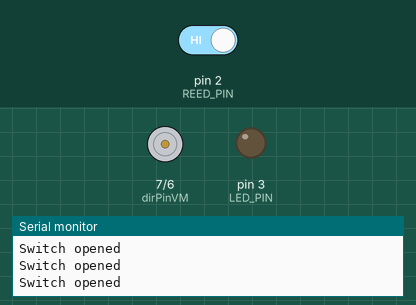
Recording of a sketch running on a simulated Arduino Uno, built with avr-gcc and run on an emulated ATmega328P. Shown: direction and speed pins drawn as motors (green arrow = direction pin HIGH = forward, orange = LOW = backward, longer = more drive), output pins drawn as LEDs (lit = HIGH), the last lines printed to the serial monitor. The inputs (shaded band) are chosen by the test bench; at power-on: pin 2 (REED_PIN) HIGH.

Above: at 1.2 s.
1.3 s: pin 2 (REED_PIN) driven LOW
At 1.8 s:
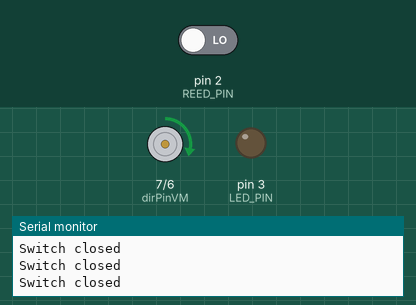
2.8 s: pin 2 (REED_PIN) driven HIGH
At 4.0 s:
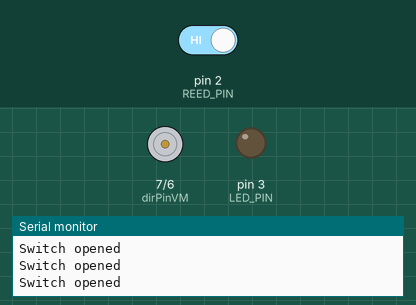
Timing chart, 0 to 5.8 s (numbered marks = the images above; inputs shaded):
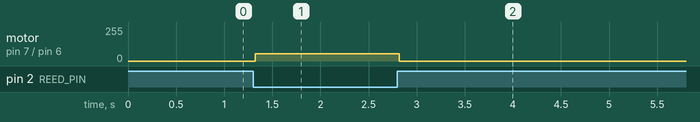

The sketch:

reed_switch_example.ino
```cpp
const int REED_PIN = 2;
const int LED_PIN = 3;
int pwmPinVM = 6; // PWM output pin for vibration motor
int dirPinVM = 7; // direction output pin for vibration motor

void setup() {
	Serial.begin(9600);
	pinMode(REED_PIN, INPUT_PULLUP);
	pinMode(LED_PIN, OUTPUT);
  pinMode(pwmPinVM, OUTPUT);  // PWM pin for vibration motor
  pinMode(dirPinVM, OUTPUT);  // dir pin for vibration motor
}

void loop() {
	int proximity = digitalRead(REED_PIN);

	if (proximity == LOW) {
		Serial.println("Switch closed");
		// digitalWrite(LED_PIN, HIGH);

    digitalWrite(dirPinVM, HIGH);
    analogWrite(pwmPinVM, 54);  // output the signal, PWM duty cycle defined for 0-255; we give a noticeable but not overwhelming vibration
	}
	else {
		Serial.println("Switch opened");
		// digitalWrite(LED_PIN, LOW);

    digitalWrite(dirPinVM, LOW);
    analogWrite(pwmPinVM, 0);
	}
}
```

Measured:
- after the input at 1.3 s, motor on pin 7 (dirPinVM) / pin 6 (pwmPinVM): stopped → forward 54/255 at once
- after the input at 2.8 s, motor on pin 7 (dirPinVM) / pin 6 (pwmPinVM): forward 54/255 → stopped at once
